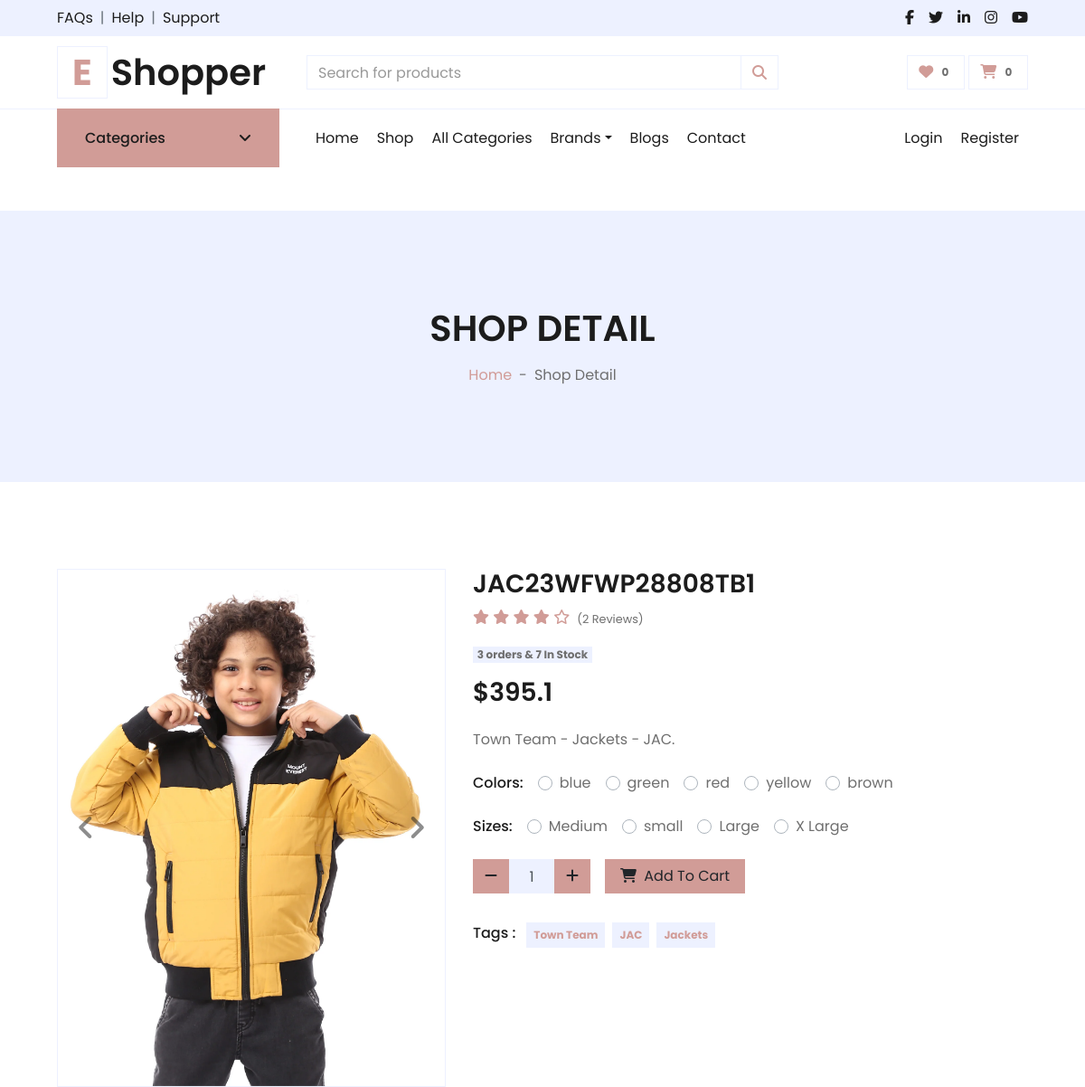
Page /products/category/5/jac23wfwp28808tb1 (upper part) on the earlier database version.
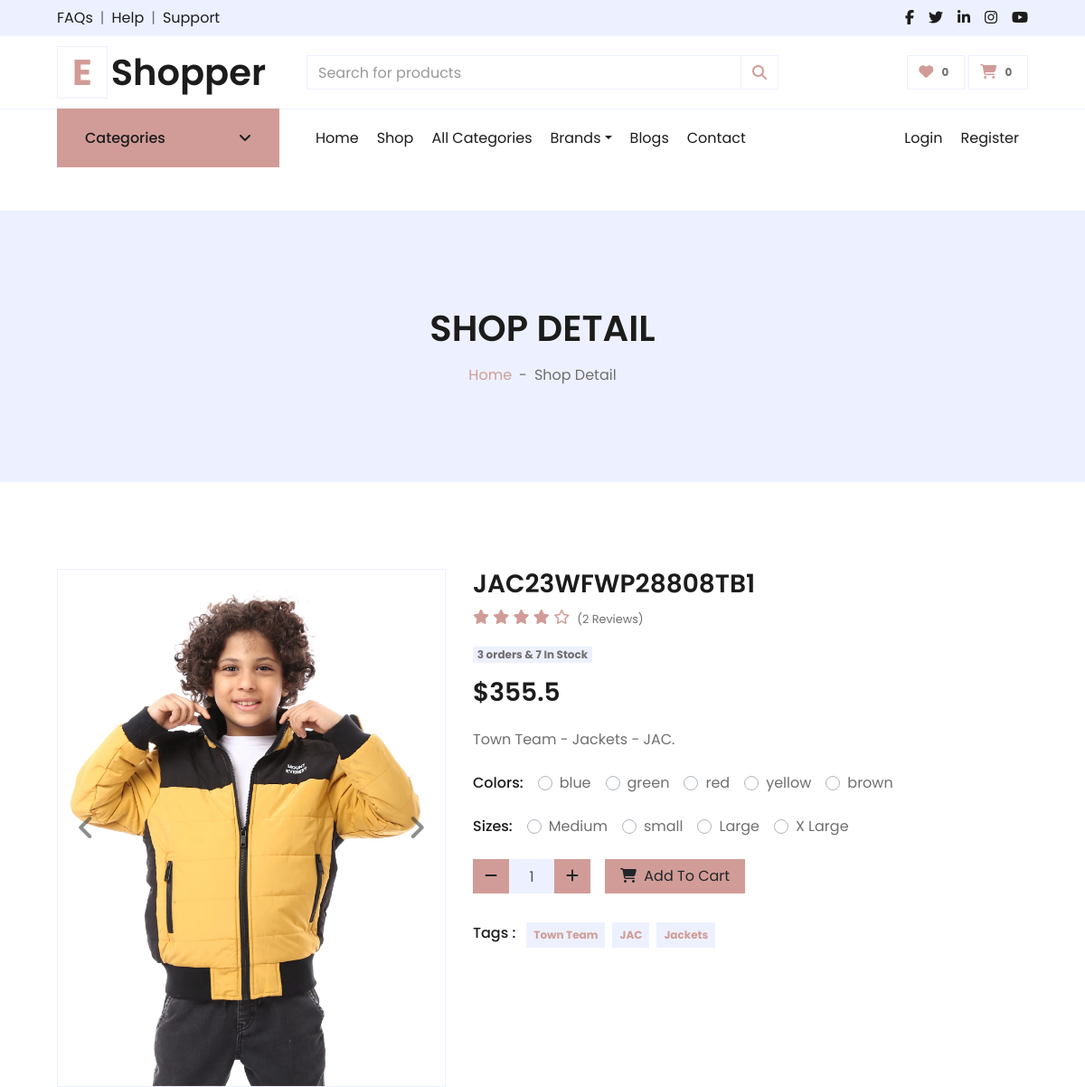
Same page on the later database version.
### products/models.py (models this page shows, shortened)
class Product(models.Model):
    name = models.CharField(unique=True, max_length=50)
    image = models.ImageField(upload_to='product/')
    stock = models.IntegerField(default=1)
    price = models.IntegerField(default=0)
    discount = models.FloatField(default=0)
    description = models.TextField(max_length=10000)
    created_at = models.DateTimeField( default=timezone.now)
    slug = models.SlugField(null=True,blank=True , unique=True)
    views = models.PositiveIntegerField(default=0)
    is_available = models.BooleanField(default=True)
    tags = TaggableManager()
    subcategory = models.ForeignKey("Subcategory",related_name='product_subcategory',null=True,blank=True, on_delete=models.CASCADE)
    PRDBrand = models.ForeignKey('Brand' ,related_name='product_brand', on_delete=models.CASCADE , blank=True, null=True ,verbose_name=_("Brand "))
    like = models.ManyToManyField(User , blank=True,related_name='product_favourite')
    class Meta:
        ordering = ["name"]
    def save(self,*args, **kwargs):
        if not self.slug:
            self.slug=slugify(self.name)
        if self.stock == 0:
            self.is_available = False
        else :
            self.is_available = True
        if self.discount > 0:
            self.price = self.price - (self.price * self.discount / 100)
        super(Product,self).save(*args,**kwargs)
    def avr_review(self):
        reviews = ReviewRating.objects.filter(product=self , status=True).aggregate(average=Avg('rating'))
        avg =0
        if reviews['average'] is not None:
            avg = float(reviews['average'])
        return avg
    def count_review(self):
        reviews = ReviewRating.objects.filter(product=self , status=True).aggregate(count=Count('rating'))
        count = 0
        if reviews['count'] is not None:
            count = int(reviews['count'])
        return count
    def __str__(self):
        return self.name

### products/views.py (the view)
# urls.py: path('category/<int:subcategory_id>/<slug:product_slug>', product_detail ,name = 'product_detail'),
def product_detail(request ,subcategory_id,product_slug):
    try:
        single_product = Product.objects.get(subcategory_id=subcategory_id,slug=product_slug)
        reviews = ReviewRating.objects.filter(product_id=single_product.id , status=True)
        if request.user.is_authenticated:
            try:
                orderproduct = OrderProduct.objects.filter(user=request.user , product_id=single_product.id).exists()
            except OrderProduct.DoesNotExist:
                orderproduct = None
        else :
            orderproduct = None
        single_product.views+=1
        single_product.save()
        related = Product.objects.filter(subcategory=single_product.subcategory)
        related_count = related.count()
        orderproduct_counter =  OrderProduct.objects.filter( product_id=single_product.id)
        orderproduct_count = orderproduct_counter.count()
    except Exception as e:
        raise e
    context = {
        'single_product':single_product,
        'related':related,
        'related_count':related_count,
        'reviews':reviews,
        'orderproduct':orderproduct,
        'orderproduct_count':orderproduct_count
    }
    return render(request , 'products/product_detail.html' , context)

### accounts/favourite_context.py (called while the page is built, shortened)
def counter(request):
    product_count = 0
    return dict(product_count=product_count)

### accounts/models.py (called while the page is built)
    def full_name(self):
        return f'{self.user.first_name} {self.user.last_name}'

### carts/cart_context.py (called while the page is built)
def cart_count(request):
    cart_counter = 0
    if 'admin' in request.path:
        return{}
    else:
        try:
            cart = Cart.objects.filter(cart_id=_cart_id(request))
            if request.user.is_authenticated:
                cart_items = CartItem.objects.all().filter(user=request.user)
            else:
                cart_items = CartItem.objects.all().filter(cart=cart[:1])
            for cart_item in cart_items:
                cart_counter += cart_item.quantity
        except Cart.DoesNotExist :
            cart_counter = 0
    return dict(cart_counter=cart_counter)

### carts/views.py (called while the page is built)
def _cart_id(request):
    cart = request.session.session_key
    if not cart:
        cart = request.session.create()
    return cart

### products/models.py (called while the page is built)
    def colors(self):
        return super(VariationManager,self).filter(variation_category='color',is_active=True)

    def sizes(self):
        return super(VariationManager,self).filter(variation_category='size',is_active=True)

    def __str__(self):
        return self.BRDName

### products/templates/products/product_detail.html (shortened to what the changed rows need)
{% extends "base.html" %}
{% load static %}
{% block body %}
<div class="container-fluid bg-secondary mb-5">
    <div class="d-flex flex-column align-items-center justify-content-center" style="min-height: 300px">
        <h1 class="font-weight-semi-bold text-uppercase mb-3">Shop Detail</h1>
    </div>
</div>
<div class="container-fluid py-5">
    <div class="row px-xl-5">
        <div class="col-lg-5 pb-5">
            <div id="product-carousel" class="carousel slide" data-ride="carousel">
                <div class="carousel-inner border">
                    <div class="carousel-item active">
                        <img class="w-100 h-100" src="{{single_product.image.url}}" alt="Image">
                    </div>
                </div>
            </div>
        </div>
        <div class="col-lg-7 pb-5">
            <h3 class="font-weight-semi-bold">{{single_product}}</h3>
            <div class="d-flex mb-3">
                <div class="text-primary mr-2">
                    <span>
                    </span>
                </div>
                <small class="pt-1">({{single_product.count_review}} Reviews)</small>
            </div>
            <p class="badge bg-secondary ">{{orderproduct_count}} orders & {{single_product.stock}} In Stock</p>
            <h3 class="font-weight-semi-bold mb-4">${{single_product.price}}</h3>
            <p class="mb-4">{{single_product.description}}</p>
            <form action="{% url 'add_cart' single_product.id %}" method="POST">
                {% if single_product.variation_set.colors %}
                <div class="d-flex mb-4">
                    {% endif %}
                    {% if single_product.variation_set.sizes %}
                </div>
                <div class="d-flex mb-3">
                </div>
                {% endif %}
                <div class="d-flex align-items-center mb-4 pt-2">
                </div>
                <div class="d-flex pt-2">
                </div>
            </form>
        </div>
    </div>
</div>
{% endblock body %}

Differences in the rows shown:
changed Product "JAC23WFWP28808TB1": price "395.1" → "355.5"
